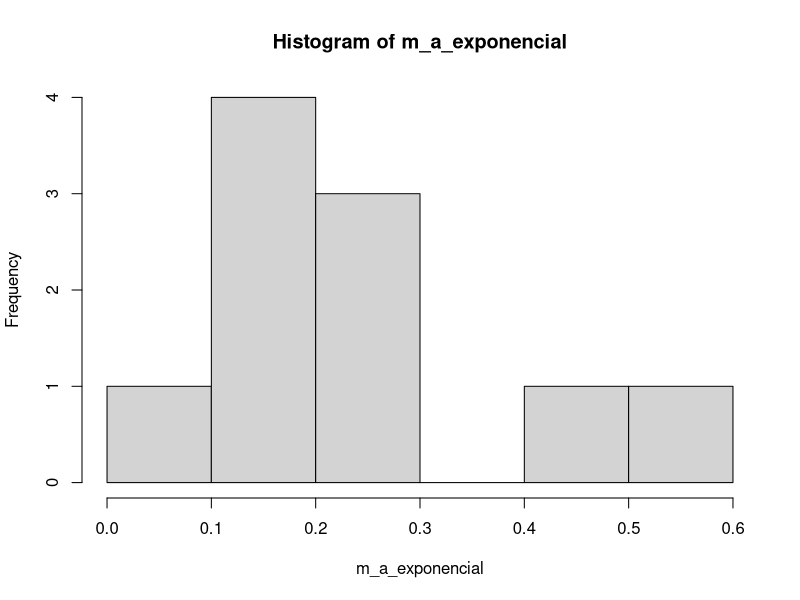
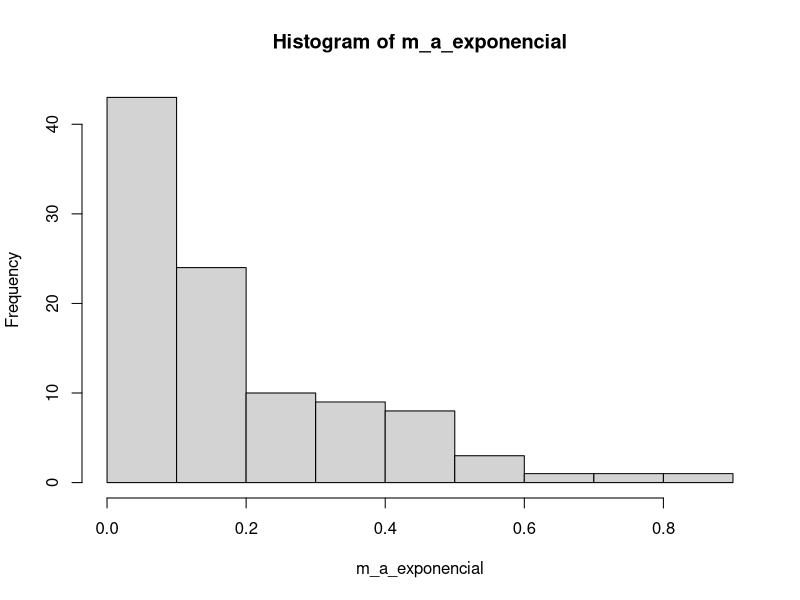

R code for these plots, in order: (Note: a time limit stopped this script after it produced the figures.)
x <- c(480.5033, 151.2696, 37.1686, 147.8196, 311.9625, 245.7312, 25.8936, 1328.6803, 8.82, 66.0797, 112.1126, 338.2566, 
       393.5251, 113.2318, 45.1083, 315.411, 54.9601, 109.5206, 238.4002, 140.5416, 279.9851, 76.1324, 118.2646, 49.8022,
       199.078, 96.8138, 83.6227, 46.9447, 530.5744, 242.2817, 25.7543, 95.1236, 16.726, 19.1484, 104.8183, 64.7622, 
       134.0152, 4.3256, 84.7861, 17.1871, 63.4184, 29.425, 79.8002, 65.2496, 26.8381, 104.4241, 149.965, 43.1056, 
       215.5325, 52.124, 90.7957, 32.6949, 60.6023, 21.4754, 3.4372, 217.2645, 660.9188, 19.0902, 84.9835, 126.4881, 
       353.9214, 222.0169, 27.6702, 86.4604, 26.4005, 7.2625, 14.516, 73.2424, 28.9211, 168.8319, 92.2618, 523.264, 
       95.9938, 43.0798, 57.7511, 571.3289, 121.6107, 515.5202, 80.1894, 11.436, 425.4268, 385.9359, 127.6781, 234.5885, 
       107.8463, 17.5475, 26.0558, 94.6805, 135.9521, 125.991, 80.2271, 22.8104, 111.8666, 111.2891, 73.0855, 134.0027, 
       46.794, 423.9612, 166.4607, 108.5671, 222.6103, 121.794, 33.0753, 7134.8657, 81.7411, 58.5533, 3.9149, 17.2704, 
       35.1165, 61.6039, 13.8661, 307.1884, 17.8825, 8377.0515, 147.7728, 118.1849, 9.2175, 18.2453, 15.0277, 56.2539, 
       892.2309, 523.3558, 19.8553, 102.0794, 73.4059, 4.7181, 15.0061, 60.233, 241.8691, 71.6336, 30.9722, 53.6521, 
       2.2133, 104.4845, 19.5584, 367.5664, 62.7119, 103.3737, 260.8997, 97.5753, 274.0285, 43.4103, 236.4135, 4.7207, 
       3.1631, 9.4561, 76.7562, 76.488, 105.2658, 82.6994, 29.4104, 61.1291, 299.208, 1892.3682, 91.4994, 30.9419, 
       640.6685, 136.3786, 70.3966, 49.0274, 390.8424, 51.2521, 457.8587, 4.1343, 20.6456, 26.4532, 21402.7052, 254.3282, 
       46.5788, 3.9951, 148.4458, 2.2077, 1672.075, 1736.7367, 85.8679, 41.2211, 18.0107, 243.1443, 3.7223, 325.3378, 
       898.3824, 27.441, 3.7369, 88.9865, 16.028, 655.8023, 241.5167, 81.1802, 432.6059, 295.4934, 320.2815, 164.8333, 
       371.1265, 164.6057, 931.6833, 149.6847, 234.0435, 590.4278, 265.8923, 284.5821, 214.3136, 148.614, 170.4, 97.3867, 
       288.7917, 1186.463, 1008.6349, 0.138, 38.9971, 108.2522, 183.6731, 48.5886, 1300.6471, 219.57, 233.3111, 247.4, 
       18148.5, 560.7, 4807.0588, 641.54, 210.2533, 39.2565, 71.0167, 174.7143, 639, 41.9781, 379.8667, 439.76, 24.1322, 
       43, 0.3114, 7.4138, 189.3, 1177.2727)
#X: densidad de poblacion por km de muchos paises del mundo
#https://www.kaggle.com/datasets/rajkumarpandey02/2023-world-population-by-country?resource=download

# A
estimar_mediana <- function(x) {
  func_empirica <- ecdf(x)
  empirica_minima <- func_empirica(x[1])
  mediana_minima <- x[1]
    
  for (i in 2:length(x)) {
    empirica_actual <- func_empirica(x[i])
    
    if (empirica_actual >= 0.5) {
      if (empirica_minima < 0.5 || empirica_actual < empirica_minima) {
        empirica_minima <- empirica_actual
        mediana_minima <- x[i] #da 4,6, y 8 bastantes veces, ta bien? Parece q si
      }
    }
  }
  return(mediana_minima)
}

intervalo_boot <- function(x, nivel) {
  B = 500
  replicaciones_bootstrap <- c() # VECTOR de medianas (titas sombrero)
  for (i in 1:B) {
    bootstrap_x <- sample(x, replace = TRUE)
    replicaciones_bootstrap[i] <- estimar_mediana(bootstrap_x)
  }
  
  alpha <- (1 - nivel)
  a <- quantile(replicaciones_bootstrap, alpha / 2)
  b <- quantile(replicaciones_bootstrap, 1 - (alpha / 2))

  return(c(a, b))
}


# B
cubrimiento_empirico <- function(n) {
  lambda <- 5
  nivel <- 0.95
  mediana_real <- 0.13863
  # explicar que hacemos https://youtu.be/0s3h1Tfysog?t=80 en el informe con probability distributions
  # Simulación de 1000 muestras aleatorias y cálculo de intervalos de confianza
  num_simulaciones <- 500
  
  # M.A. ~ Exp(5)
  m_a_exponencial <- rexp(n, rate = lambda)
  hist(m_a_exponencial)
 
  longitudes <- numeric(num_simulaciones)  
  cant_cubiertos <- 0
  
  for (i in 1:num_simulaciones) {
    # Simulo
    intervalo_i <- intervalo_boot(m_a_exponencial, nivel)
    a <- intervalo_i[1]
    b <- intervalo_i[2]

    # Actualizamos la cantidad de intervalos que cubren la mediana
    # para luego devolver la proporcion
    if (a <= mediana_real && mediana_real <= b) {
      cant_cubiertos <- cant_cubiertos + 1
    }
    
    # Lista de longitudes (despues devolvemos el promedio)
    longitudes[i] <- b - a
  }
  
  cubrimiento <- cant_cubiertos / num_simulaciones
  
  longitud_promedio <- mean(longitudes)
  
  # Devolvemos la lista con los resultados
  return(list(cubrimiento = cubrimiento, longitud_promedio = longitud_promedio))
}

print('Intervalo de confianza para x con nivel 0.95')
intervalo_boot(x, 0.95)

print('Cubrimiento empirico con n = 10')
cubrimiento_empirico(10)

print('Cubrimiento empirico con n = 100')
cubrimiento_empirico(100)

print('Cubrimiento empirico con n = 500')
cubrimiento_empirico(500)


# el cubrimiento da 1 casi todas las veces que usamos nivel=0.95
# si usamos por ejemplo nivel=0.75, vemos que tenemos un cubrimiento
# bastante malo (asi que no es pq ande mal la funcion)
